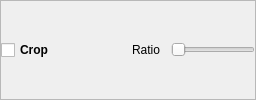
                           <widget class="QFrame" name="frame_6">
                            <property name="frameShape">
                             <enum>QFrame::StyledPanel</enum>
                            </property>
                            <property name="frameShadow">
                             <enum>QFrame::Raised</enum>
                            </property>
                            <layout class="QHBoxLayout" name="horizontalLayout_13">
                             <property name="spacing">
                              <number>5</number>
                             </property>
                             <property name="leftMargin">
                              <number>0</number>
                             </property>
                             <property name="topMargin">
                              <number>0</number>
                             </property>
                             <property name="rightMargin">
                              <number>0</number>
                             </property>
                             <property name="bottomMargin">
                              <number>0</number>
                             </property>
                             <item>
                              <widget class="QCheckBox" name="crop_check">
                               <property name="minimumSize">
                                <size>
                                 <width>120</width>
                                 <height>0</height>
                                </size>
                               </property>
                               <property name="maximumSize">
                                <size>
                                 <width>40</width>
                                 <height>16777215</height>
                                </size>
                               </property>
                               <property name="font">
                                <font>
                                 <family>Segoe UI</family>
                                 <bold>true</bold>
                                </font>
                               </property>
                               <property name="text">
                                <string>Crop</string>
                               </property>
                              </widget>
                             </item>
                             <item>
                              <widget class="QLabel" name="crop_label">
                               <property name="minimumSize">
                                <size>
                                 <width>40</width>
                                 <height>0</height>
                                </size>
                               </property>
                               <property name="font">
                                <font>
                                 <family>Segoe UI</family>
                                </font>
                               </property>
                               <property name="text">
                                <string>Ratio</string>
                               </property>
                               <property name="alignment">
                                <set>Qt::AlignCenter</set>
                               </property>
                              </widget>
                             </item>
                             <item>
                              <widget class="QSlider" name="crop_slider">
                               <property name="maximum">
                                <number>10</number>
                               </property>
                               <property name="singleStep">
                                <number>1</number>
                               </property>
                               <property name="pageStep">
                                <number>1</number>
                               </property>
                               <property name="orientation">
                                <enum>Qt::Horizontal</enum>
                               </property>
                               <property name="tickInterval">
                                <number>5</number>
                               </property>
                              </widget>
                             </item>
                            </layout>
                           </widget>
